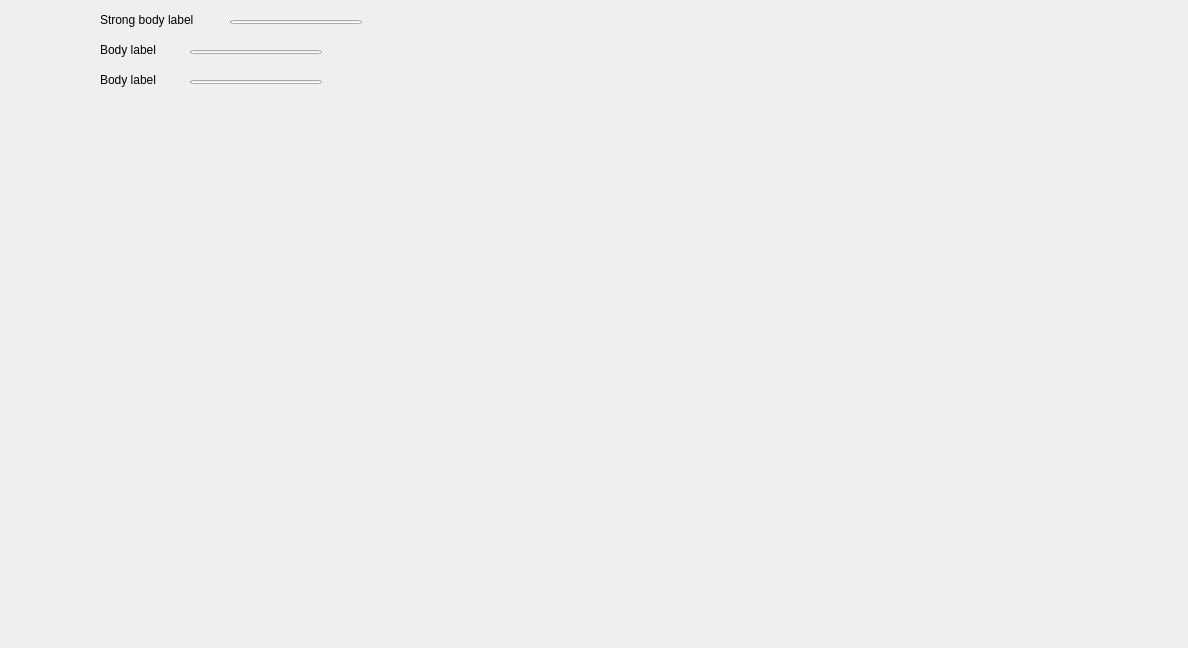
<?xml version="1.0" encoding="UTF-8"?>
<ui version="4.0">
 <class>Form</class>
 <widget class="QWidget" name="Form">
  <property name="geometry">
   <rect>
    <x>0</x>
    <y>0</y>
    <width>1188</width>
    <height>648</height>
   </rect>
  </property>
  <property name="windowTitle">
   <string>Form</string>
  </property>
  <widget class="ProgressBar" name="ProgressBar">
   <property name="geometry">
    <rect>
     <x>230</x>
     <y>20</y>
     <width>132</width>
     <height>4</height>
    </rect>
   </property>
  </widget>
  <widget class="StrongBodyLabel" name="StrongBodyLabel_2">
   <property name="geometry">
    <rect>
     <x>100</x>
     <y>10</y>
     <width>111</width>
     <height>19</height>
    </rect>
   </property>
   <property name="text">
    <string>Strong body label</string>
   </property>
  </widget>
  <widget class="BodyLabel" name="BodyLabel">
   <property name="geometry">
    <rect>
     <x>100</x>
     <y>40</y>
     <width>63</width>
     <height>19</height>
    </rect>
   </property>
   <property name="text">
    <string>Body label</string>
   </property>
  </widget>
  <widget class="BodyLabel" name="BodyLabel_2">
   <property name="geometry">
    <rect>
     <x>100</x>
     <y>70</y>
     <width>63</width>
     <height>19</height>
    </rect>
   </property>
   <property name="text">
    <string>Body label</string>
   </property>
  </widget>
  <widget class="ProgressBar" name="ProgressBar_2">
   <property name="geometry">
    <rect>
     <x>190</x>
     <y>50</y>
     <width>132</width>
     <height>4</height>
    </rect>
   </property>
  </widget>
  <widget class="ProgressBar" name="ProgressBar_3">
   <property name="geometry">
    <rect>
     <x>190</x>
     <y>80</y>
     <width>132</width>
     <height>4</height>
    </rect>
   </property>
  </widget>
  <widget class="ImageLabel" name="ImageLabel">
   <property name="geometry">
    <rect>
     <x>10</x>
     <y>10</y>
     <width>72</width>
     <height>72</height>
    </rect>
   </property>
  </widget>
  <widget class="PixmapLabel" name="PixmapLabel">
   <property name="geometry">
    <rect>
     <x>440</x>
     <y>20</y>
     <width>511</width>
     <height>281</height>
    </rect>
   </property>
  </widget>
  <widget class="ImageLabel" name="ImageLabel_2">
   <property name="geometry">
    <rect>
     <x>10</x>
     <y>120</y>
     <width>72</width>
     <height>72</height>
    </rect>
   </property>
  </widget>
  <widget class="PixmapLabel" name="PixmapLabel_2">
   <property name="geometry">
    <rect>
     <x>440</x>
     <y>330</y>
     <width>511</width>
     <height>281</height>
    </rect>
   </property>
  </widget>
 </widget>
 <customwidgets>
  <customwidget>
   <class>PixmapLabel</class>
   <extends>QLabel</extends>
   <header>qfluentwidgets</header>
  </customwidget>
  <customwidget>
   <class>BodyLabel</class>
   <extends>QLabel</extends>
   <header>qfluentwidgets</header>
  </customwidget>
  <customwidget>
   <class>StrongBodyLabel</class>
   <extends>QLabel</extends>
   <header>qfluentwidgets</header>
  </customwidget>
  <customwidget>
   <class>ImageLabel</class>
   <extends>QLabel</extends>
   <header>qfluentwidgets</header>
  </customwidget>
  <customwidget>
   <class>ProgressBar</class>
   <extends>QProgressBar</extends>
   <header>qfluentwidgets</header>
  </customwidget>
 </customwidgets>
 <resources/>
 <connections/>
</ui>
